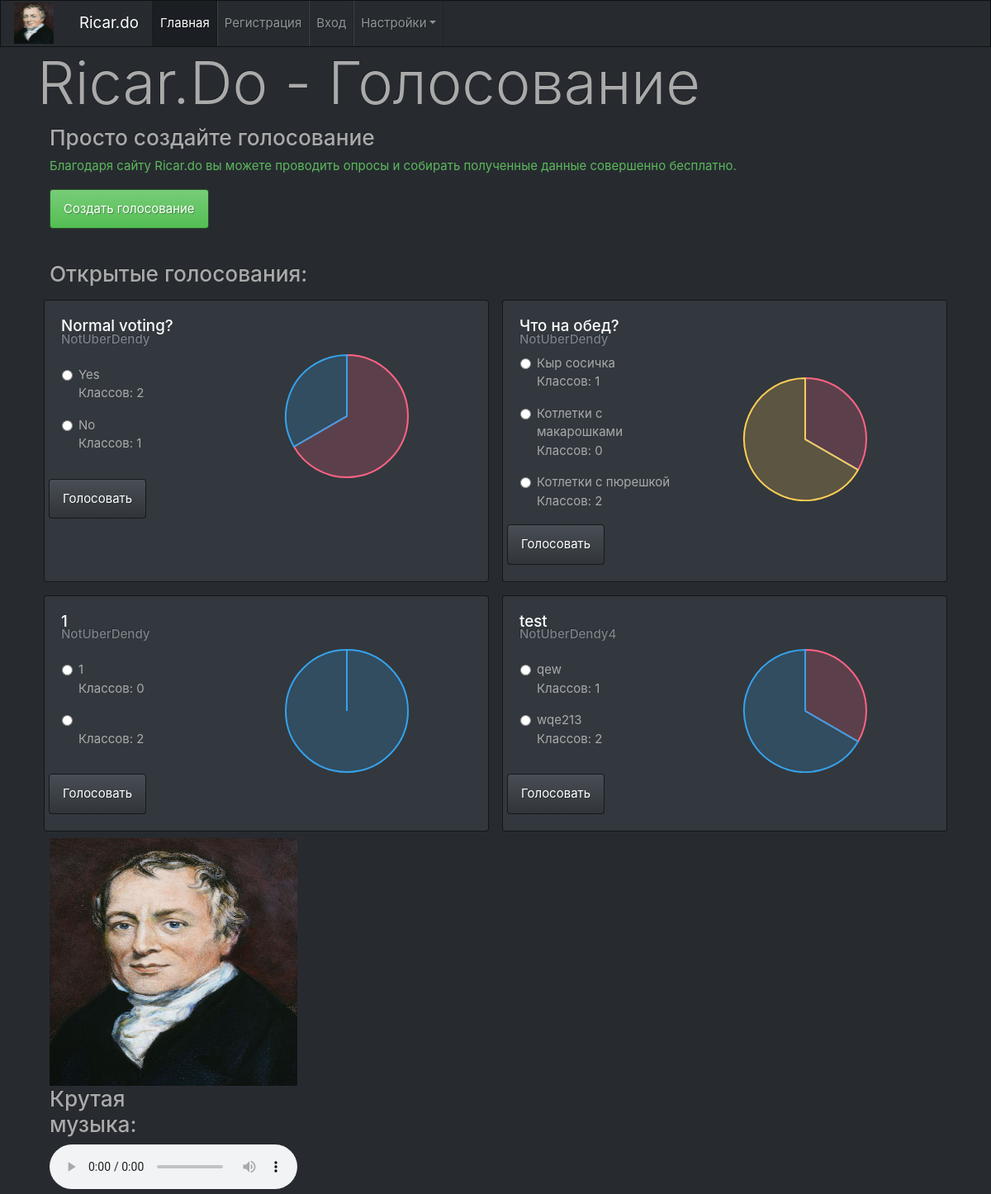
The page / on the database its author committed.
### views/models.py (models this page shows)
class Voting(models.Model):
    question = models.CharField(max_length=250)
    author = models.ForeignKey(to=User, on_delete=models.CASCADE)
    created = models.DateTimeField(auto_now=True)
    isCheckbox = models.BooleanField(default=False)  # переменная множественного выбора
    def options(self):
        return Option.objects.filter(voting=self)

class Option(models.Model):
    voting = models.ForeignKey(to=Voting, on_delete=models.CASCADE)
    text = models.CharField(max_length=50)
    def vote_count(self):
        return len(Vote.objects.filter(option=self))

### views/views.py (the view)
# urls.py: path('', views.index),
def index(request):
    context = dict()
    context['auth'] = request.user.is_authenticated  # нужно для отображения меню
    context['votings'] = Voting.objects.all()
    indexes = []
    for voting in context['votings']:
        indexes.append(int(voting.id))
    context['indexes'] = indexes
    context['len'] = len(context['votings'])
    ids = dict()
    data_t = ThemeBD.objects.in_bulk()
    lent = len(data_t)
    context['theme_flag'] = (data_t[lent].Theme)
    la = list()
    da = list()
    for i in range(context['len']):
        context['options'] = context['votings'][i].options()
        labels = []
        data = []
        for option in context['options']:
            labels.append(option.text)
            data.append(option.vote_count())
        la.append(SafeString(json.dumps(labels)))
        da.append(SafeString(json.dumps(data)))
    context['la'] = la
    context['da'] = da
    if request.method == 'POST':
        single_vote(request)
    else:
        context['nothing_entered'] = True
    if request.method == 'GET':
        context['ids'] = ids
    return render(request, 'index.html', context)

### views/templates/index.html (shortened to what this page needs)
{% extends 'base.html' %}
{% block content %}
    <h1 class="display-3">Ricar.Do - Голосование</h1>
    <div class="container">
        <h3>Просто создайте голосование</h3>
        <p><font color="#5cb85c">Благодаря сайту Ricar.do вы можете проводить опросы и собирать полученные данные
            совершенно бесплатно.</font></p>
        <a href="/create/" class="btn btn-success" role="button" aria-pressed="true">Создать голосование</a>
        <br>
        <br>
        <h3>Открытые голосования:</h3>
        <div class="row row-cols-1">
        {% for voting in votings %}
            <div class="card m-2 flex-fill" style="width: 500px; min-width: 450px">
                <div class="card-body bg-d">
                    <a href="/vote/{{ voting.id }}" class="h5 card-title">{{ voting.question }}</a>
                    <h6 class="card-subtitle mb-2 text-muted">{{ voting.author }}</h6>
                    <form action="" method="POST">
                        <table width="100%">
                            <tr>
                                <td>
                                    {% for option in voting.options %}
                                        <div class="form-check">
                                            {% if voting.isCheckbox %}
                                                <input class="form-check-input" type="checkbox" name="answer"
                                                       value="{{ option.id }}">
                                            {% else %}
                                                <input class="form-check-input" type="radio" name="answer"
                                                       value="{{ option.id }}">
                                            {% endif %}
                                            <label id="{{ option.id }}_text" class="form-check-label"
                                                   for="exampleRadios1">
                                                {{ option.text }}
                                            </label>
                                            <p style="white-space: nowrap" id="{{ option.id }}_votes">
                                                Классов: {{ option.vote_count }}</p>
                                        </div>
                                    {% endfor %}
                                </td>
                                <td width="50%">
                                    <canvas id="myChart{{ voting.id }}" style="max-width: 400px; max-height: 200px"></canvas>
                                </td>
                            </tr>
                        </table>
                        <div class="row">
                            <input class="btn btn-primary" type="submit" name="vote_button"
                                   value="Голосовать">
                        </div>
                    </form>
                </div>
            </div>
        {% endfor %}
        </div>
    </div>
    <script>
        let indexes = {{ indexes }};
        indexes.forEach(function (i, item, arr) {
            var ls = [{% for item in la %} {{item}}, {% endfor %}];
            var ds = [{% for item in da %} {{item}}, {% endfor %}];
            var mylabels = ls[item];
            var mydata = ds[item];
            console.log('myChart' + (i).toString());
            var ctx = document.getElementById('myChart' + (i).toString()).getContext('2d');
            var chart = new Chart(ctx, {
                // The type of chart we want to create
                type: 'pie',
                // The data for our dataset
                data: {
                    labels: mylabels,
                    datasets: [{
                        label: 'My First dataset',
                        backgroundColor: [
                            'rgba(255, 99, 132, 0.2)',
                            'rgba(54, 162, 235, 0.2)',
                            'rgba(255, 206, 86, 0.2)',
                            'rgba(75, 192, 192, 0.2)',
                            'rgba(153, 102, 255, 0.2)',
                            'rgba(255, 159, 64, 0.2)'
                        ],
                        borderColor: [
                            'rgba(255, 99, 132, 1)',
                            'rgba(54, 162, 235, 1)',
                            'rgba(255, 206, 86, 1)',
                            'rgba(75, 192, 192, 1)',
                            'rgba(153, 102, 255, 1)',
                            'rgba(255, 159, 64, 1)'
                        ],
                        data: mydata
                    }]
                },
                // Configuration options go here
                options: {
                {% if theme_flag %}
                    legend: {
                        display: false,
                        labels: {
                            fontColor: 'white'
                        }
                    }
                {% endif %}
                }
            });
        });
    </script>
{% endblock %}

### views/templates/base.html (shortened to what this page needs)
<!DOCTYPE html>
<html lang="ru">
<head>
    <link rel="stylesheet" href="https://stackpath.bootstrapcdn.com/bootstrap/4.4.1/css/bootstrap.min.css">
    {% load static %}
    {% if theme_flag %}
        <link rel="stylesheet" href="{% static "css/dark.css" %}">
    {% else %}
        <link rel="stylesheet" href="{% static "css/light.css" %}">
    {% endif %}
</head>
<body>
{% include 'base_menu.html' %}
    <div class="row">
        <div class="col-sm">
            <main class="container">
                {% block content %} {% endblock %}
            </main>
        </div>
    </div>
    <div class="row">
        <div class="col-sm">
            <footer class="container">
                {% block footer %}
                    <div class="col-sm-1" align="right">
                        <img src="{% static "img/ricardo.jpg" %}" width="300"
                             height="300" alt="">
                        <h3>Крутая музыка:</h3>
                        <audio controls>
                            <source src="{% static "audio/music.mp3" %}">
                        </audio>
                    </div>
                {% endblock %}
            </footer>
        </div>
    </div>
</body>
</html>

### views/templates/base_menu.html (shortened to what this page needs)
<nav class="navbar navbar-expand-lg navbar-dark bg-dark">
    {% load static %}
  <img src="{% static "img/ricardo.jpg" %}" width="50"
                             height="50" alt="">
  <div class="container-xl">
    <a class="navbar-brand"  href="/home">Ricar.do</a>
    <div class="collapse navbar-collapse" id="navbarsExample07XL">
      <ul class="navbar-nav mr-auto">
        <li class="nav-item active">
          <a class="nav-link" href="/home">Главная<span class="sr-only">(current)</span></a>
        </li>
        {% if auth != True %}
        <li class="nav-item">
          <a class="nav-link" href="/register">Регистрация</a>
        </li>
        <li class="nav-item">
          <a class="nav-link" href="/login">Вход</a>
        </li>
        {% else %}
        <li class="nav-item">
          <a class="nav-link" href="/User">Личный кабинет</a>
        </li>
        {% endif%}
        <li class="nav-item dropdown">
          <a aria-expanded="false" class="nav-link dropdown-toggle" data-toggle="dropdown" href="#" id="dropdown07XL">Настройки</a>
        </li>
      </ul>
    </div>
  </div>
</nav>

### rows shown on the page
Voting: question "Normal voting?", author "NotUberDendy"
Option: text "Yes", vote_count "2"
Option: text "No", vote_count "1"
Voting: question "Что на обед?", author "NotUberDendy"
Option: text "Кыр сосичка", vote_count "1"
Option: text "Котлетки с макарошками", vote_count "0"
Option: text "Котлетки с пюрешкой", vote_count "2"
Voting: question "1", author "NotUberDendy"
Option: text "1", vote_count "0"
Option: vote_count "2"
Voting: question "test", author "NotUberDendy4"
Option: text "qew", vote_count "1"
Option: text "wqe213", vote_count "2"

### other values the page prints
chart data {{ item }} [2, 1], [1, 0, 2], [0, 2], [1, 2]
